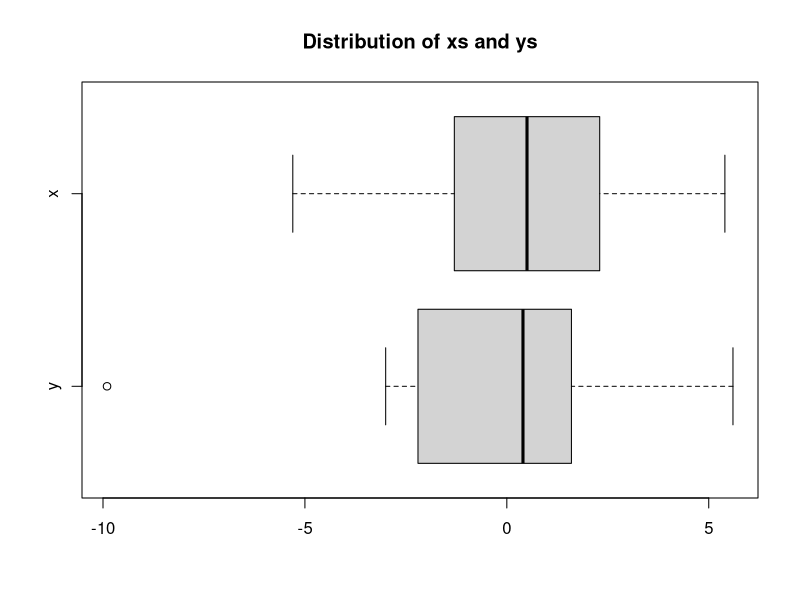
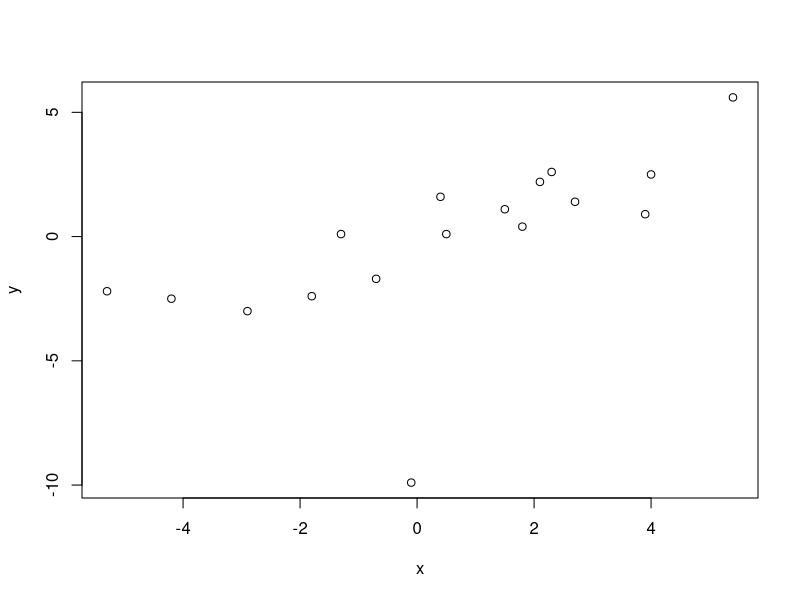
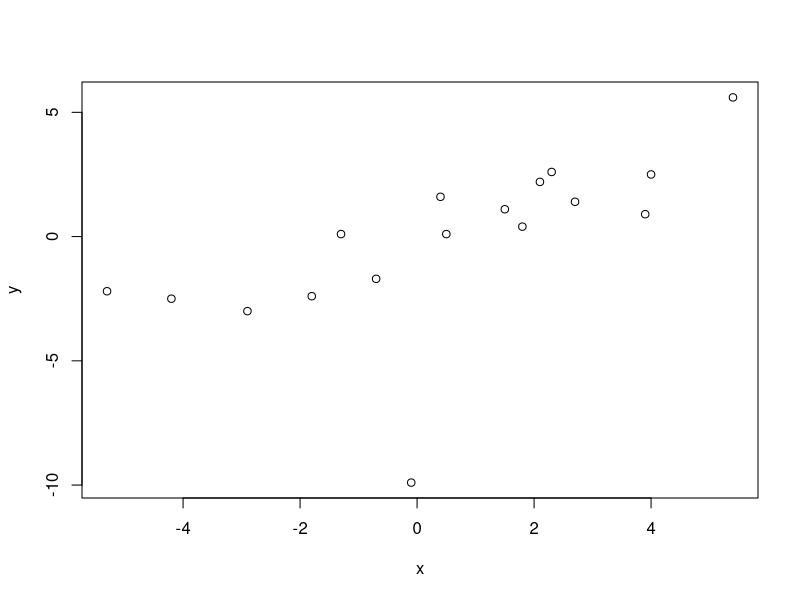
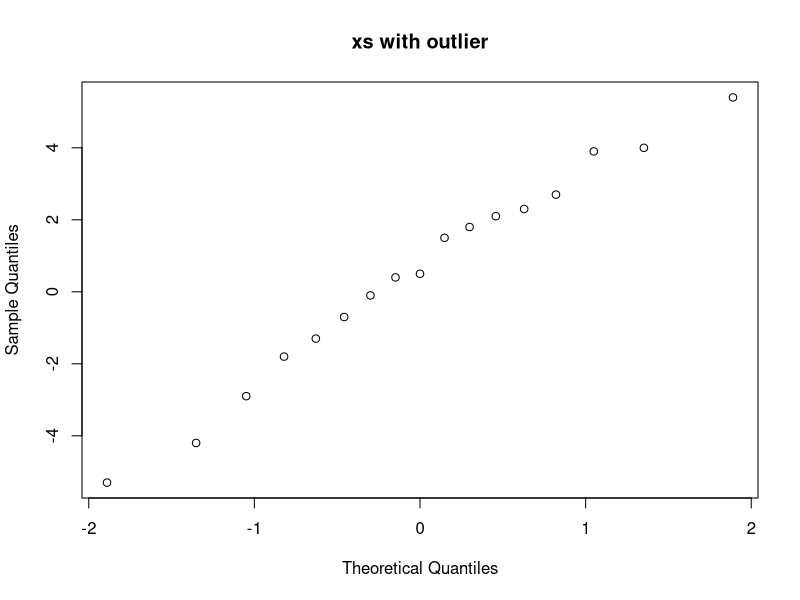
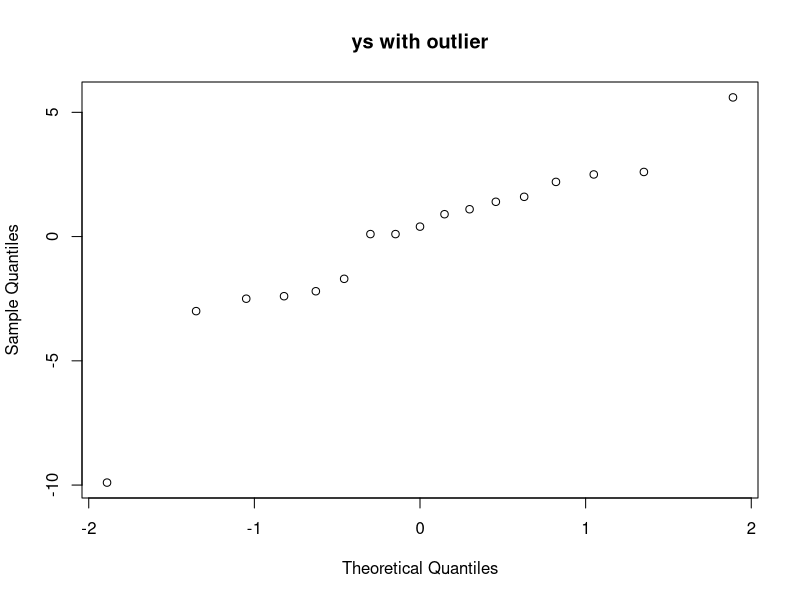
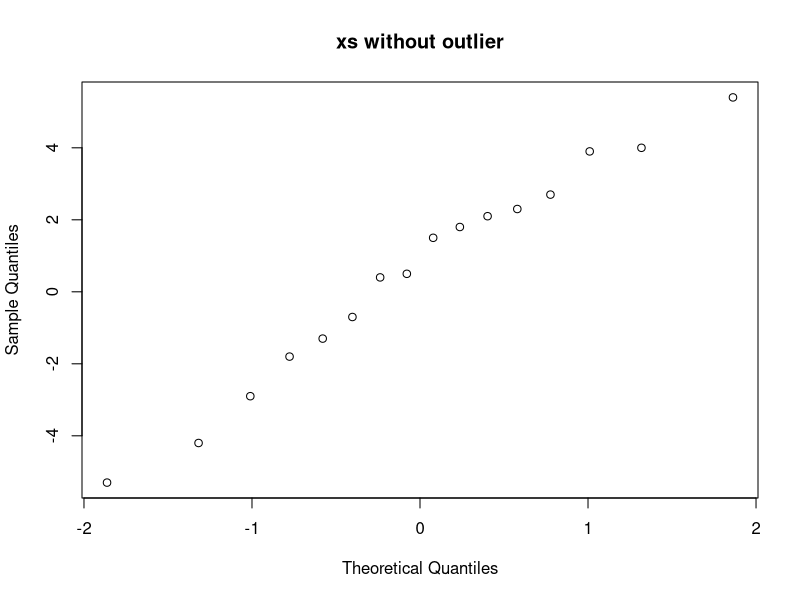
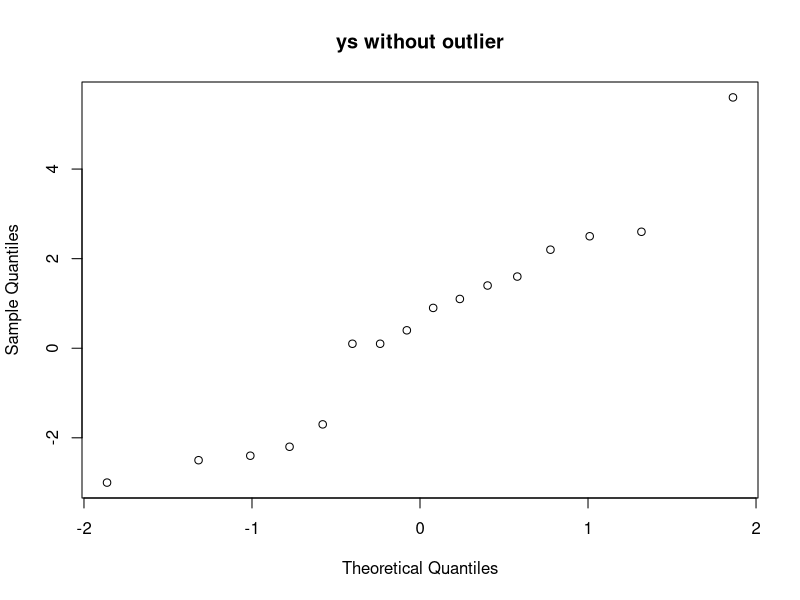

Source code (R) for these figures, in order:
#' ---
#' title: "hw1"
#' output: pdf_document
#' ---

knitr::opts_chunk$set(fig.width=5, fig.height=3.5, fig.align = "center") 

#' # 1
#' ## i

#' Using:
x <- c(2.7, 4.0, 2.3, 5.4, -5.3, 1.8, -1.3, -2.9, 2.1, 3.9, 
       -1.8, 0.4, -4.2, 0.5, -0.1, 1.5, -0.7)
y <- c(1.4, 2.5, 2.6, 5.6, -2.2, 0.4, 0.1, -3.0, 2.2 , 0.9 , 
       -2.4, 1.6, -2.5 , 0.1 , -9.9 , 1.1 , -1.7)

#' Five-number summary of $x$:
summary(x)
#' Five-number summary of $y$:
summary(y)


#' Sample variance of $x$:
var(x)
#' Sample variance of $y$:
var(y)

boxplot(y,x,
  main = "Distribution of xs and ys",
  names = c("y", "x"),
  horizontal = TRUE
)

#' The $x$s are skewed negative/left while the $y$s have no skew.
#' The outlier is the y-value $-9.9$ from the point $(-0.1, -9.9)$.

#' 
#' 
#' ## ii

plot(x, y)

#' Correlation coefficient:
cor(x, y)
#' Which means $x$ and $y$ are moderately linearly correlated.
#' 
#' ## iii
#' 
#' Yes; $(-0.1, -9.9)$ is an outlier.
x2 <- c(2.7, 4.0, 2.3, 5.4, -5.3, 1.8, -1.3, -2.9, 2.1, 3.9, 
       -1.8, 0.4, -4.2, 0.5, 1.5, -0.7)
y2 <- c(1.4, 2.5, 2.6, 5.6, -2.2, 0.4, 0.1, -3.0, 2.2 , 0.9, 
       -2.4, 1.6, -2.5 , 0.1 , 1.1 , -1.7)
cor(x2, y2)

#'
#'
#' ## iv
plot(x, y)
#' I can  see the outlier $(-0.1, -9.9)$ at the bottom-center of the graph.
#' 
#' 
#' ## v
#' The sample correlation coefficient in iii is much higher than the one in ii.
#' 
#' 
#' ## vi
#' 
qqnorm(x, main="xs with outlier")
qqnorm(y, main="ys with outlier")
#' The $x$s look much closer to normal distribution than the $y$s.

qqnorm(x2, main="xs without outlier")
qqnorm(y2, main="ys without outlier")
#' The $x$s still look much closer to normal distribution than the $y$s.
#' 
#' 
